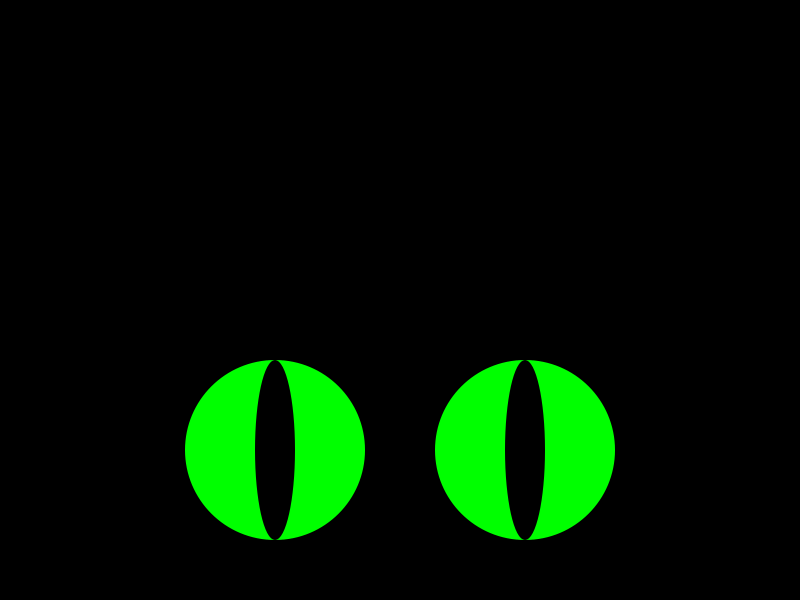
Frame 1 (no input)
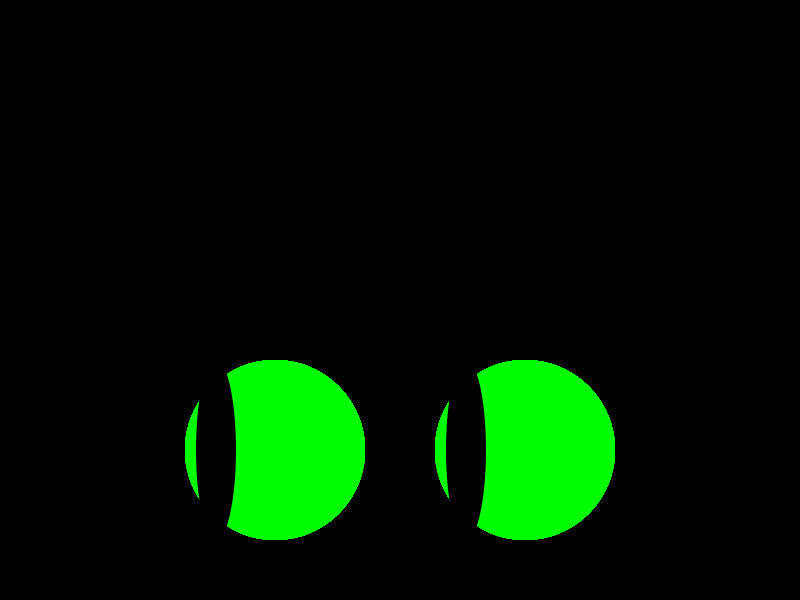
Frame 60 (the mouse pressed at the canvas centre just before this capture)
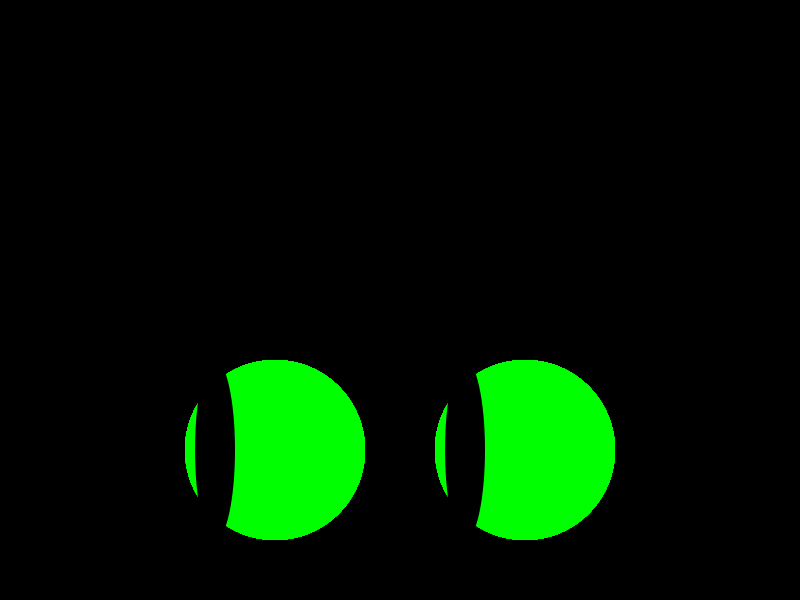
Frame 120 (the mouse held since frame 60 and released just before this capture)

The Processing sketch that drew these frames (run headless with seeded random() and noise(); from frame 60 on, the mouse is pressed at the canvas centre):

// Processing sketch: neko_pde
// ── neko_pde.pde
// jrodgers "LE CHAT NOIR"

// variables for later, to make the pupils follow the mouse
float ellipse_left=275;
float ellipse_right=525;

// my canvas size and color (black)
void setup () {
  size (800, 600);
  background (0);
}

// green eyes positioning, sans-outline
void draw () {
  fill (0, 255, 0);
  noStroke ();
    ellipse (275, 450, 180, 180);
    ellipse (525, 450, 180, 180);
    fill (0);
    ellipse (ellipse_left, 450, 40, 180);
    ellipse (ellipse_right, 450, 40, 180);
    frameRate (60);
 
// if statement makes eyes track mouse right
    if (mouseX >= 615){
    ellipse_left = ellipse_left +1;
    ellipse_right = ellipse_right +1;   
    }
    
// if stateemnt makes eyes track mouse left
     if (mouseX <= 185){
     ellipse_left = ellipse_left -1;
     ellipse_right = ellipse_right -1; 
    }
    
// pupils are limited from tracking mouse off the eyes
    ellipse_left = constrain (ellipse_left, 215, 335);
    ellipse_right = constrain (ellipse_right, 465, 585); 
}

// mouse click makes eyes "blink" with full screen flash of black
void mouseClicked () {
  frameRate (2.5);
  background (0);
}
